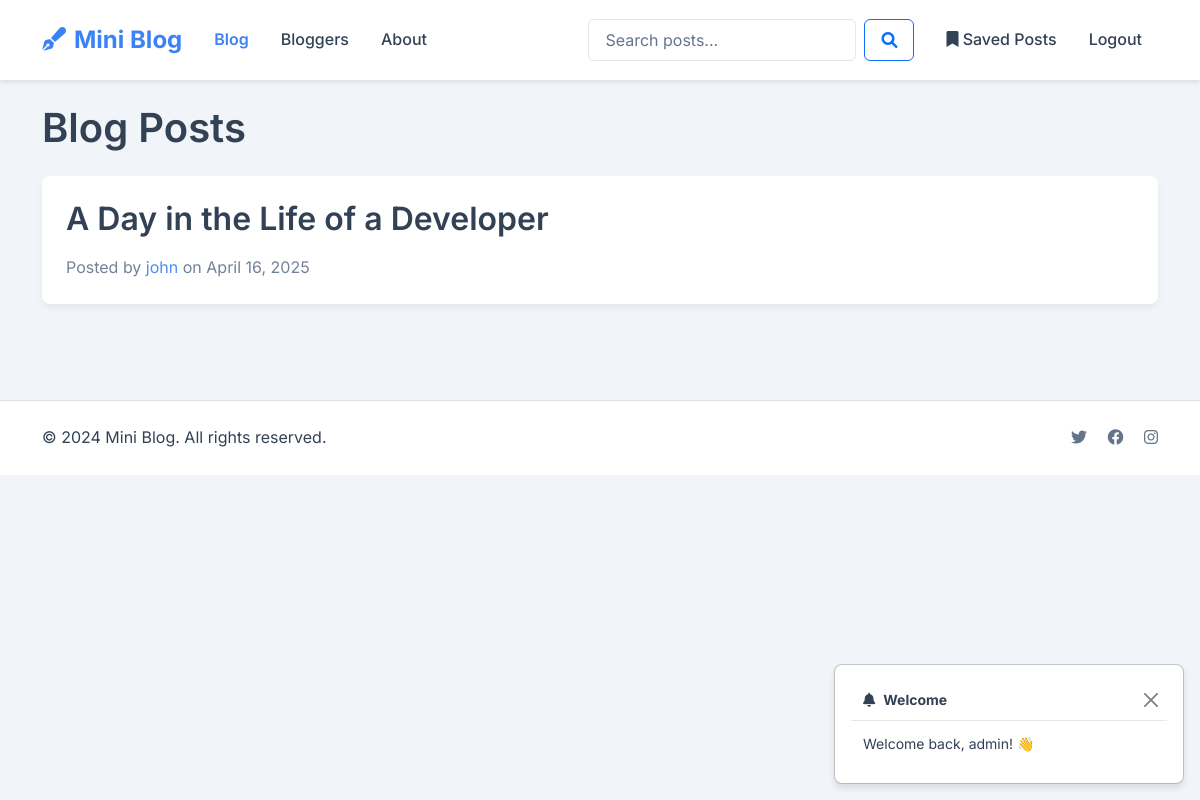
The page /blog/ (signed in) on the database its author committed.
### app/models.py (models this page shows, shortened)
class BlogPost(models.Model):
    title = models.CharField(max_length=200)
    content = models.TextField()
    author = models.ForeignKey(User, on_delete=models.CASCADE, related_name='blog_posts')
    created_at = models.DateTimeField(auto_now_add=True)
    updated_at = models.DateTimeField(auto_now=True)
    liked_by = models.ManyToManyField(User, related_name='liked_posts', blank=True)
    disliked_by = models.ManyToManyField(User, related_name='disliked_posts', blank=True)
    class Meta:
        ordering = ['-created_at']

class User(AbstractUser):
    full_name = models.CharField(max_length=150, blank=True)
    bio = models.TextField(max_length=500, blank=True)
    location = models.CharField(max_length=100, blank=True)
    website = models.URLField(max_length=200, blank=True)
    profile_picture = models.ImageField(upload_to='profile_pics/', null=True, blank=True)
    created_at = models.DateTimeField(auto_now_add=True)
    updated_at = models.DateTimeField(auto_now=True)
    bookmarks = models.ManyToManyField('BlogPost', related_name='bookmarked_by', blank=True)
    objects = UserManager()

### app/views.py (the view)
# urls.py: path('blog/', views.blog_list, name='blog_list'),
def blog_list(request):
    posts = BlogPost.objects.all()
    paginator = Paginator(posts, 5)
    page_number = request.GET.get('page')
    posts = paginator.get_page(page_number)
    return render(request, 'blog_list.html', {'posts': posts})

### app/auth_backend.py (called while the page is built)
    def get_user(self, user_id):
        try:
            return User.objects.get(pk=user_id)
        except User.DoesNotExist:
            return None

### app/templates/blog_list.html (shortened to what this page needs)
{% extends 'base.html' %}
{% block content %}
<div class="row">
    <div class="col-md-12">
        <h1 class="mb-4">Blog Posts</h1>
        {% for post in posts %}
            <div class="card mb-4">
                <div class="card-body">
                    <h2 class="card-title">
                        <a href="{% url 'blog_detail' post.id %}" class="text-decoration-none">{{ post.title }}</a>
                    </h2>
                    <p class="card-text text-muted">
                        Posted by <a href="{% url 'blogger_detail' post.author.id %}" class="text-decoration-none">{{ post.author.username }}</a>
                        on {{ post.created_at|date:"F j, Y" }}
                    </p>
                </div>
            </div>
        {% empty %}
            <div class="alert alert-info">
                No blog posts available yet.
            </div>
        {% endfor %}
    </div>
</div>
{% endblock %}

### app/templates/base.html (shortened to what this page needs)
<!DOCTYPE html>
<html lang="en">
<head>
    <link href="https://cdn.jsdelivr.net/npm/bootstrap@5.3.0/dist/css/bootstrap.min.css" rel="stylesheet">
    <link rel="stylesheet" href="https://cdnjs.cloudflare.com/ajax/libs/font-awesome/6.0.0/css/all.min.css">
    {% load static %}
    <link rel="stylesheet" href="{% static 'css/style.css' %}">
</head>
<body>
    <nav class="navbar navbar-expand-lg sticky-top">
        <div class="container">
            <a class="navbar-brand" href="{% url 'home' %}">
                <i class="fas fa-pen-fancy me-2"></i>Mini Blog
            </a>
            <div class="collapse navbar-collapse" id="navbarNav">
                <ul class="navbar-nav me-auto mb-2 mb-lg-0">
                    <li class="nav-item">
                        <a class="nav-link {% if request.resolver_match.url_name == 'blog_list' %}active{% endif %}" href="{% url 'blog_list' %}">Blog</a>
                    </li>
                    <li class="nav-item">
                        <a class="nav-link {% if request.resolver_match.url_name == 'blogger_list' %}active{% endif %}" href="{% url 'blogger_list' %}">Bloggers</a>
                    </li>
                    <li class="nav-item">
                        <a class="nav-link {% if request.resolver_match.url_name == 'about' %}active{% endif %}" href="{% url 'about' %}">About</a>
                    </li>
                </ul>
                <form class="d-flex me-3" action="{% url 'search_posts' %}" method="GET">
                    <input class="form-control me-2" type="search" name="q" placeholder="Search posts..." aria-label="Search" value="{{ request.GET.q }}">
                    <button class="btn btn-outline-primary" type="submit">
                        <i class="fas fa-search"></i>
                    </button>
                </form>
                <ul class="navbar-nav">
                    {% if user.is_authenticated %}
                        <li class="nav-item">
                            <a href="{% url 'saved_posts' %}" class="nav-link">
                                <i class="fas fa-bookmark"></i> Saved Posts
                            </a>
                        </li>
                        <li class="nav-item">
                            <a href="{% url 'logout' %}" class="nav-link">Logout</a>
                        </li>
                    {% endif %}
                </ul>
            </div>
        </div>
    </nav>
    <main class="container py-4">
        {% block content %}
        {% endblock %}
    </main>
    <div class="toast-container">
        <div class="toast" role="alert" aria-live="assertive" aria-atomic="true" id="welcomeToast">
            <div class="toast-header">
                <i class="fas fa-bell me-2"></i>
                <strong class="me-auto">Welcome</strong>
                <button type="button" class="btn-close" data-bs-dismiss="toast" aria-label="Close"></button>
            </div>
            <div class="toast-body">
                Welcome back, {{ user.username }}! 👋
            </div>
        </div>
    </div>
    <footer class="bg-white border-top py-4 mt-5">
        <div class="container">
            <div class="row align-items-center">
                <div class="col-md-6 text-center text-md-start">
                    <p class="mb-0">&copy; 2024 Mini Blog. All rights reserved.</p>
                </div>
                <div class="col-md-6 text-center text-md-end">
                    <a href="#" class="text-muted me-3"><i class="fab fa-twitter"></i></a>
                    <a href="#" class="text-muted me-3"><i class="fab fa-facebook"></i></a>
                    <a href="#" class="text-muted"><i class="fab fa-instagram"></i></a>
                </div>
            </div>
        </div>
    </footer>
</body>
</html>

### app/static/css/style.css (style rules this page uses)
:root { --primary-color: #3b82f6; --primary-hover: #2563eb; --secondary-color: #64748b; --success-color: #10b981; --danger-color: #ef4444; --warning-color: #f59e0b; --info-color: #3b82f6; --light-color: #f8fafc; --dark-color: #1e293b; --text-color: #334155; --text-muted: #64748b; --border-color: #e2e8f0; --card-bg: #ffffff; --body-bg: #f1f5f9; --list-group-bg: #f8fafc; --list-group-hover-bg: #f1f5f9; }
body { background-color: var(--body-bg); color: var(--text-color); font-family: 'Inter', sans-serif; line-height: 1.6; }
.navbar { background-color: var(--card-bg); box-shadow: 0 2px 4px rgba(0, 0, 0, 0.1); padding: 1rem 0; }
.navbar-brand { font-weight: 700; color: var(--primary-color) !important; font-size: 1.5rem; }
.nav-link { color: var(--text-color) !important; font-weight: 500; padding: 0.5rem 1rem !important; transition: color 0.2s ease; }
.nav-link.active { color: var(--primary-color) !important; font-weight: 600; }
.card { background-color: var(--card-bg); border: none; border-radius: 0.5rem; box-shadow: 0 4px 6px rgba(0, 0, 0, 0.05); transition: transform 0.2s ease, box-shadow 0.2s ease; }
.card-title { color: var(--dark-color); font-weight: 600; margin-bottom: 1rem; }
.card-text { color: var(--text-color); opacity: 0.9; }
.btn { padding: 0.5rem 1rem; border-radius: 0.375rem; font-weight: 500; transition: all 0.2s ease; }
.form-control { background-color: var(--card-bg); border: 1px solid var(--border-color); border-radius: 0.375rem; padding: 0.5rem 1rem; color: var(--text-color); transition: all 0.2s ease; }
.toast { position: fixed; bottom: 1rem; right: 1rem; background-color: var(--card-bg); color: var(--text-color); padding: 1rem; border-radius: 0.5rem; box-shadow: 0 4px 6px rgba(0, 0, 0, 0.1); z-index: 1000; animation: slideIn 0.3s ease-out; }
.toast-header { background-color: var(--card-bg); border-bottom: 1px solid var(--border-color); color: var(--text-color); }
.toast-body { color: var(--text-color); }
a { color: var(--primary-color); text-decoration: none; transition: color 0.2s ease; }
footer { background-color: var(--card-bg); border-top: 1px solid var(--border-color); }
footer a { color: var(--text-muted); transition: color 0.2s ease; }
.text-muted { color: var(--text-muted) !important; }
.card-title a { color: var(--text-color); text-decoration: none; transition: color 0.2s ease; }
.card-body { padding: 1.5rem; }
h1, h2, h3, h4, h5, h6 { color: var(--text-color); font-weight: 600; }
.card-text a { color: var(--primary-color); text-decoration: underline; transition: color 0.2s ease; }
.form-control::placeholder { color: var(--text-muted); }

### rows shown on the page
BlogPost: title "A Day in the Life of a Developer", author.username "john", created_at "April 16, 2025"
User: username "admin"
